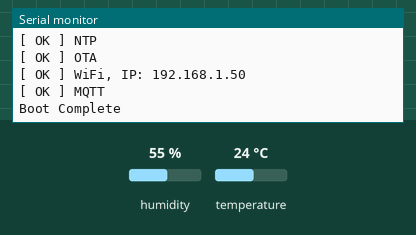
This sketch was run on a simulated ESP8266 (NodeMCU). Shown: the last lines printed to the serial monitor. Inputs (shaded band) come from the test bench; at power-on: humidity 55 %, temperature 24 °C. WiFi joins after 1.5 s; servers stay silent unless stated; network time is answered at once with the bench clock; the local clock reads 2024-03-15 10:24:30 at power-on unless the sketch sets it; no MQTT or app messages arrive unless stated.

Above: at 2.7 s.
2.8 s: humidity set to 22 %
At 11.3 s:
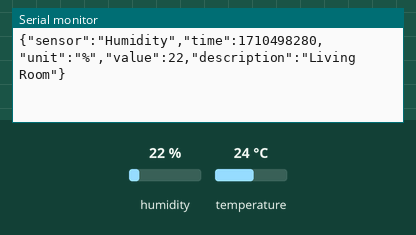
16.6 s: temperature set to 12 °C
At 21.5 s:
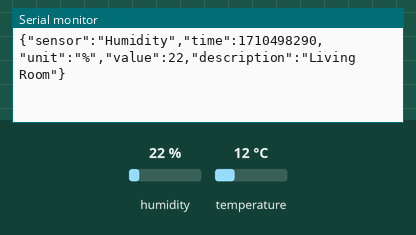
30.4 s: humidity set to 40 %
At 40.4 s:
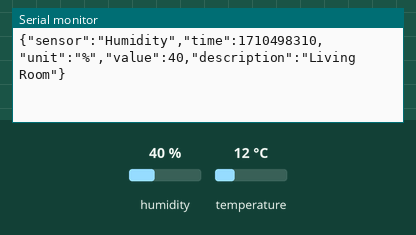

The sketch:

esp8266_dht_mqtt.ino
```cpp
#include <ESP8266WiFi.h>
#include <PubSubClient.h>
#include <DHT.h>
#include <ArduinoJson.h>
#include <WiFiUdp.h>
#include <NTPClient.h>
#include <ArduinoOTA.h>

const int interval = 10000; // ms
const char* ssid = "Chewbacca";
const char* password = "pv2ohf2j1[pjgrf";
const char* mqtt_server = "192.168.7.79";
const String sensor_type_humidity = "Humidity";
const String sensor_type_temperature = "Temperature";
const String temperature_unit = "F";
const String humidity_unit = "%";

const String clientId = "ESP8266-001";
const String description = "Living Room";
const char* mqtt_topic_temperature = "home/livingroom/temperature";
const char* mqtt_topic_humidity = "home/livingroom/humidity";

//const String clientId = "ESP8266-002";
//const String description = "Basement";
//const char* mqtt_topic_temperature = "home/basement/temperature";
//const char* mqtt_topic_humidity = "home/basement/humidity";

WiFiClient espClient;
PubSubClient client(espClient);
unsigned long lastMsg = 0;
#define DHTPIN D5
#define DHTTYPE DHT22
DHT dht(DHTPIN, DHTTYPE);
WiFiUDP ntpUDP;
NTPClient timeClient(ntpUDP, "pool.ntp.org");

void begin_dht() {
  dht.begin();
  Serial.println("[ OK ] DHT");
}

void begin_ntp() {
  timeClient.begin();
  Serial.println("[ OK ] NTP");
}

void begin_ota() {
  // Port defaults to 8266
  // ArduinoOTA.setPort(8266);

  // Hostname defaults to esp8266-[ChipID]
  // ArduinoOTA.setHostname("myesp8266");

  // No authentication by default
  // ArduinoOTA.setPassword((const char *)"123");

  ArduinoOTA.onStart([]() {
    Serial.println("Start");
  });
  ArduinoOTA.onEnd([]() {
    Serial.println("\nEnd");
  });
  ArduinoOTA.onProgress([](unsigned int progress, unsigned int total) {
    Serial.printf("Progress: %u%%\r", (progress / (total / 100)));
  });
  ArduinoOTA.onError([](ota_error_t error) {
    Serial.printf("Error[%u]: ", error);
    if (error == OTA_AUTH_ERROR) Serial.println("Auth Failed");
    else if (error == OTA_BEGIN_ERROR) Serial.println("Begin Failed");
    else if (error == OTA_CONNECT_ERROR) Serial.println("Connect Failed");
    else if (error == OTA_RECEIVE_ERROR) Serial.println("Receive Failed");
    else if (error == OTA_END_ERROR) Serial.println("End Failed");
  });
  ArduinoOTA.begin();
  Serial.println("[ OK ] OTA");
}

void connect_wifi() {
  delay(10);
  WiFi.mode(WIFI_STA);
  WiFi.begin(ssid, password);
  while (WiFi.status() != WL_CONNECTED) {
    delay(500);
  }
  randomSeed(micros());
  Serial.print("[ OK ] WiFi, IP: ");
  Serial.println(WiFi.localIP());
}

void connect_mqtt() {
  client.setServer(mqtt_server, 1883);
  while (!client.connected()) {
    if (!client.connect(clientId.c_str())) {
      delay(5000);
    }
  }
  Serial.println("[ OK ] MQTT");
}

char* buildMessage(String sensor, long epochTime, String unit, float value) {
      StaticJsonDocument<256> doc;
      doc["sensor"] = sensor;
      doc["time"] = epochTime;
      doc["unit"] = unit;
      doc["value"] = value;
      doc["description"] = description;
      char output[256];
      serializeJson(doc, output);
      Serial.println(output);
      return output;
}

void publish() {
      timeClient.update();
      long epochTime = timeClient.getEpochTime();
      float humidity = dht.readHumidity();
      float temperature = dht.readTemperature(true); // true == farenheit
      client.publish(mqtt_topic_temperature, buildMessage(sensor_type_temperature, epochTime, temperature_unit, temperature));
      client.publish(mqtt_topic_humidity, buildMessage(sensor_type_humidity, epochTime, humidity_unit, humidity));
}

void setup() {
  Serial.begin(115200);
  Serial.println("\r\n\r\nBooting");
  begin_dht();
  begin_ntp();
  begin_ota();
  connect_wifi();
  connect_mqtt();
  Serial.println("Boot Complete\r\n");
}

void loop() {
  ArduinoOTA.handle();

  if (!client.connected()) {
    connect_mqtt();
  }
  client.loop();

  unsigned long now = millis();
  if (now - lastMsg > interval) {
    lastMsg = now;
    publish();
  }
}
```

Measured:
- after the input at 2.8 s, the serial monitor: prints a new line after 7.2 s (image 1)
- after the input at 16.6 s, the serial monitor: prints a new line after 3.4 s (image 2)
- after the input at 30.4 s, the serial monitor: prints a new line after 9.6 s (image 3)
